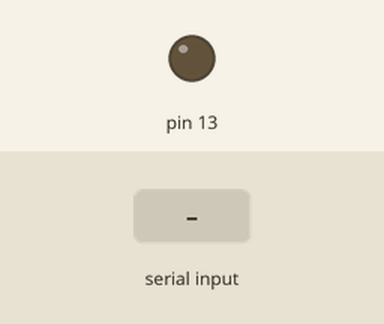
This sketch was run on a simulated Arduino Uno, built with avr-gcc and run on an emulated ATmega328P. Shown: output pins drawn as LEDs (lit = HIGH). The test bench sets the inputs (shaded band).

Above: at 1.2 s.
1.3 s: "a" received over Serial
At 4.1 s:
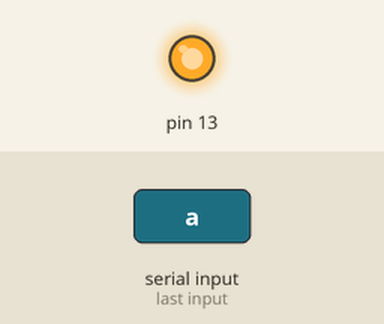
Timing chart, 0 to 5.8 s (numbered marks = the images above; inputs shaded):
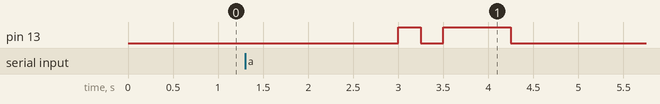

Measured:
- after the input at 1.3 s, pin 13: LOW → HIGH after 1.7 s, → LOW 0.25 s later, → HIGH 0.25 s later, → LOW 0.75 s later

The sketch:

morse.ino
```cpp
int incomingByte = 0;


void setup()
{
  pinMode(13,OUTPUT);
  Serial.begin(9600);
}

//*-** *---****
void loop()
{
  if (Serial.available() > 0){
    incomingByte = Serial.read();
    switch(incomingByte){
      case'a': dot();dash();c_space();break;
      case'b': dash();dot();dot();dot();c_space();break;
      case'c': dash();dot();dash();dot();c_space();break;
      case'd': dash();dot();dot();c_space();break;
      case'e': dot();c_space();break;
      case'f': dot();dot();dash();dot();c_space();break;
      case'g': dash();dash();dot();c_space();break;
      case'h': dot();dot();dot();dot();c_space();break;
      case'i': dot();dot();c_space();break;
      case'j': dot();dash();dash();dash();c_space();break;
      case'k': dash();dot();dash();c_space();break;
      case'l': dot();dash();dot();dot();c_space();break;
      case'm': dash();dash();c_space();break;
      case'n': dash();dot();c_space();break;
      case'o': dash();dash();dash();c_space();break;
      case'p': dot();dash();dash();dot();c_space();break;
      case'q': dash();dash();dot();dash();c_space();break;
      case'r': dot();dash();dot();c_space();break;
      case's': dot();dot();dot();c_space();break;
      case't': dash();c_space();break;
      case'u': dot();dot();dash();c_space();break;
      case'v': dot();dot();dot();dash();c_space();break;
      case'w': dot();dash();dash();c_space();break;
      case'x': dash();dot();dot();dash();c_space();break;
      case'y': dash();dot();dash();dash();c_space();break;
      case'z': dash();dash();dot();dot();c_space();break;
      case' ': w_space();break;
    }
  }
    delay(3000);
}
void dot()
{
  digitalWrite(13,HIGH);
  delay(250);
  digitalWrite(13,LOW);
  delay(250);
}

void dash()
{
  digitalWrite(13,HIGH);
  delay(750);
  digitalWrite(13,LOW);
  delay(250);
}

void c_space()
{
  digitalWrite(13,LOW);
  delay(500);
}

void w_space()
{
  digitalWrite(13,LOW);
  delay(1000);
}
```
